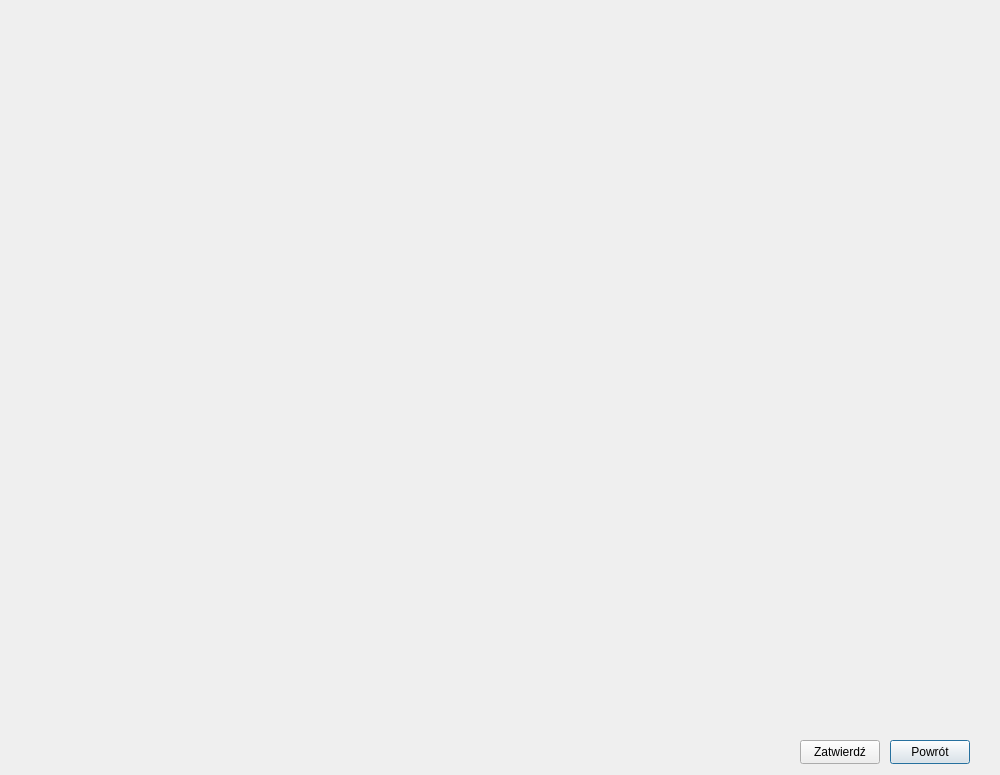
<?xml version="1.0" encoding="UTF-8"?>
<ui version="4.0">
 <class>Dialog</class>
 <widget class="QDialog" name="Dialog">
  <property name="geometry">
   <rect>
    <x>0</x>
    <y>0</y>
    <width>1000</width>
    <height>775</height>
   </rect>
  </property>
  <property name="windowTitle">
   <string>Dialog</string>
  </property>
  <widget class="QPushButton" name="powrot">
   <property name="geometry">
    <rect>
     <x>890</x>
     <y>740</y>
     <width>80</width>
     <height>24</height>
    </rect>
   </property>
   <property name="text">
    <string>Powrót</string>
   </property>
  </widget>
  <widget class="QPushButton" name="zatwierdz">
   <property name="geometry">
    <rect>
     <x>800</x>
     <y>740</y>
     <width>80</width>
     <height>24</height>
    </rect>
   </property>
   <property name="text">
    <string>Zatwierdź</string>
   </property>
  </widget>
 </widget>
 <resources/>
 <connections/>
</ui>
